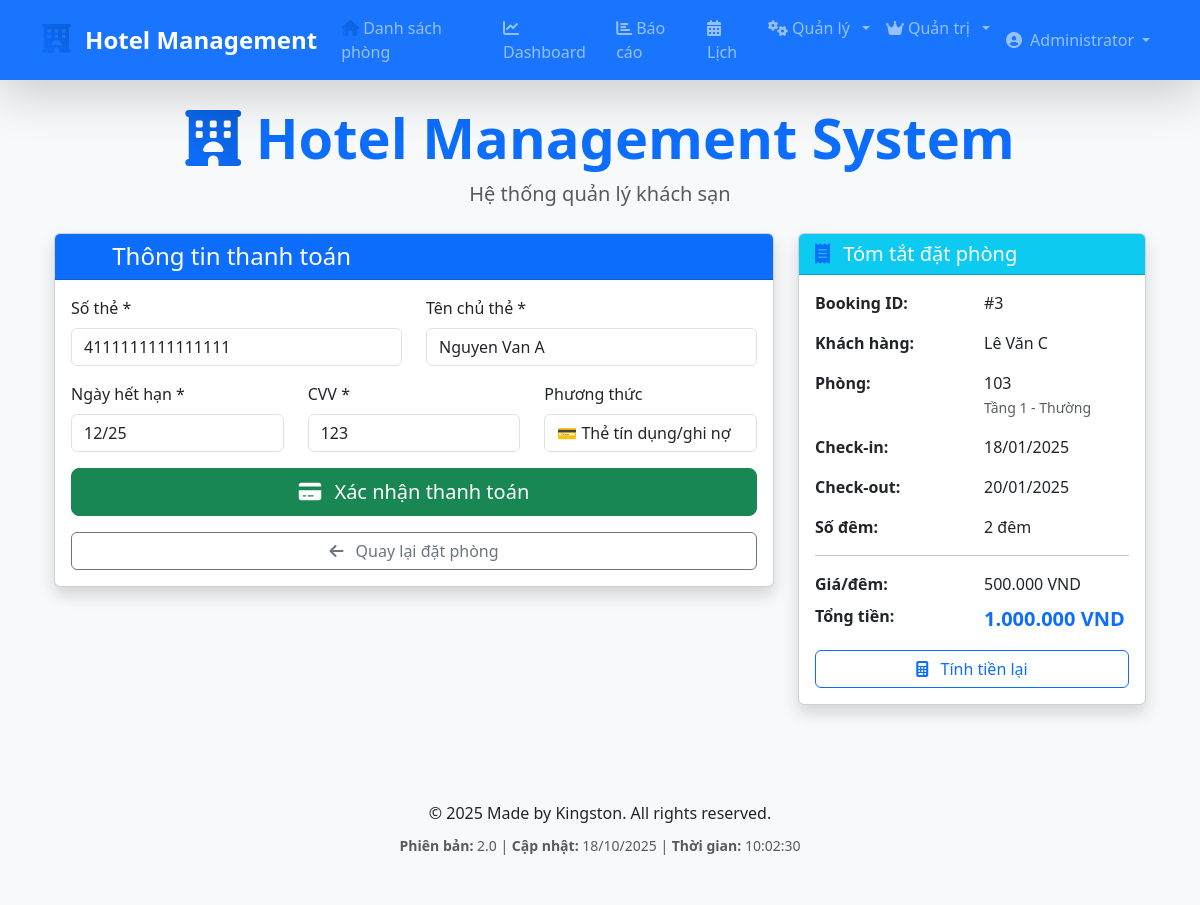
Page /payment_form.php?booking_id=3 (signed in) on the committed database.
### tables this page shows
CREATE TABLE bookings (
    id INT AUTO_INCREMENT PRIMARY KEY,
    guest_id INT NOT NULL,
    room_id INT NOT NULL,
    checkin DATE NOT NULL,
    checkout DATE NOT NULL,
    total_price DECIMAL(10,2) NOT NULL,
    status ENUM('pending_payment', 'booked', 'checked_in', 'checked_out', 'completed', 'cancelled', 'early_checkout') DEFAULT 'pending_payment',
    payment_status ENUM('unpaid', 'paid', 'partial', 'refunded') DEFAULT 'unpaid',
    created_at TIMESTAMP DEFAULT CURRENT_TIMESTAMP,
    updated_at TIMESTAMP DEFAULT CURRENT_TIMESTAMP ON UPDATE CURRENT_TIMESTAMP,
    FOREIGN KEY (guest_id) REFERENCES guests(id) ON DELETE CASCADE,
    FOREIGN KEY (room_id) REFERENCES rooms(id) ON DELETE CASCADE
);

CREATE TABLE guests (
    id INT AUTO_INCREMENT PRIMARY KEY,
    user_id INT NULL,
    name VARCHAR(100) NOT NULL,
    phone VARCHAR(20),
    email VARCHAR(100),
    id_card VARCHAR(20),
    address TEXT,
    created_at TIMESTAMP DEFAULT CURRENT_TIMESTAMP,
    FOREIGN KEY (user_id) REFERENCES users(id) ON DELETE SET NULL
);

CREATE TABLE rooms (
    id INT AUTO_INCREMENT PRIMARY KEY,
    room_number VARCHAR(10) UNIQUE NOT NULL,
    type ENUM('VIP', 'Thường') DEFAULT 'Thường',
    floor INT NOT NULL,
    price DECIMAL(10,2) NOT NULL,
    price_per_night DECIMAL(10,2) NOT NULL,   
    status ENUM('available', 'booked', 'occupied', 'cleaning', 'maintenance') DEFAULT 'available',
    amenities TEXT,
    created_at TIMESTAMP DEFAULT CURRENT_TIMESTAMP
);

### payment_form.php (the view, shortened to what this page needs)
<?php
include "db.php";
$booking_id = isset($_GET['booking_id']) ? (int)$_GET['booking_id'] : 0;
$booking_query = $conn->query("
    SELECT b.*, r.room_number, r.type as room_type, r.floor, r.price,
           g.name as guest_name, g.phone as guest_phone, g.email as guest_email
    FROM bookings b
    JOIN rooms r ON b.room_id = r.id
    JOIN guests g ON b.guest_id = g.id
    WHERE b.id = $booking_id
");
$booking = $booking_query->fetch_assoc();
$checkin = new DateTime($booking['checkin']);
$checkout = new DateTime($booking['checkout']);
$nights = $checkin->diff($checkout)->days;
$total_amount = $booking['price'] * $nights;
include "includes/header.php";
?>
<div class="container-fluid">
    <div class="row">
        <div class="col-lg-8">
            <div class="card shadow mb-4">
                <div class="card-header bg-primary text-white">
                    <h3 class="card-title fs-4 mb-0"><i class="fas fa-credit-card"></i> Thông tin thanh toán</h3>
                </div>
                <div class="card-body">
                    <form method="POST" id="paymentForm">
                        <div class="row">
                            <div class="col-md-6">
                                <div class="mb-3">
                                    <label for="card_number" class="form-label">Số thẻ *</label>
                                    <input type="text" class="form-control" id="card_number" name="card_number"
                                           placeholder="1234 5678 9012 3456" maxlength="19" required>
                                </div>
                            </div>
                            <div class="col-md-6">
                                <div class="mb-3">
                                    <label for="card_name" class="form-label">Tên chủ thẻ *</label>
                                    <input type="text" class="form-control" id="card_name" name="card_name"
                                           placeholder="Nguyen Van A" required>
                                </div>
                            </div>
                        </div>
                        <div class="row">
                            <div class="col-md-4">
                                <div class="mb-3">
                                    <label for="card_expiry" class="form-label">Ngày hết hạn *</label>
                                    <input type="text" class="form-control" id="card_expiry" name="card_expiry"
                                           placeholder="MM/YY" maxlength="5" required>
                                </div>
                            </div>
                            <div class="col-md-4">
                                <div class="mb-3">
                                    <label for="card_cvv" class="form-label">CVV *</label>
                                    <input type="text" class="form-control" id="card_cvv" name="card_cvv"
                                           placeholder="123" maxlength="4" required>
                                </div>
                            </div>
                            <div class="col-md-4">
                                <div class="mb-3">
                                    <label class="form-label">Phương thức</label>
                                    <input type="text" class="form-control" value="💳 Thẻ tín dụng/ghi nợ" readonly>
                                </div>
                            </div>
                        </div>
                        <div class="d-grid gap-2">
                            <button type="submit" name="process_payment" class="btn btn-success btn-lg">
                                <i class="fas fa-credit-card"></i> Xác nhận thanh toán
                            </button>
                        </div>
                        <div class="d-grid gap-2 mt-3">
                            <a href="book.php?room_id=<?php echo $booking['room_id']; ?>" class="btn btn-outline-secondary">
                                <i class="fas fa-arrow-left"></i> Quay lại đặt phòng
                            </a>
                        </div>
                    </form>
                </div>
            </div>
        </div>
        <div class="col-lg-4">
            <div class="card shadow mb-4">
                <div class="card-header bg-info text-white">
                    <h3 class="card-title fs-5 mb-0"><i class="fas fa-receipt"></i> Tóm tắt đặt phòng</h3>
                </div>
                <div class="card-body">
                    <div class="row mb-3">
                        <div class="col-6"><strong>Booking ID:</strong></div>
                        <div class="col-6">#<?php echo $booking['id']; ?></div>
                    </div>
                    <div class="row mb-3">
                        <div class="col-6"><strong>Khách hàng:</strong></div>
                        <div class="col-6"><?php echo htmlspecialchars($booking['guest_name']); ?></div>
                    </div>
                    <div class="row mb-3">
                        <div class="col-6"><strong>Phòng:</strong></div>
                        <div class="col-6">
                            <?php echo $booking['room_number']; ?><br>
                            <small class="text-muted">Tầng <?php echo $booking['floor']; ?> - <?php echo $booking['room_type']; ?></small>
                        </div>
                    </div>
                    <div class="row mb-3">
                        <div class="col-6"><strong>Check-in:</strong></div>
                        <div class="col-6"><?php echo date('d/m/Y', strtotime($booking['checkin'])); ?></div>
                    </div>
                    <div class="row mb-3">
                        <div class="col-6"><strong>Check-out:</strong></div>
                        <div class="col-6"><?php echo date('d/m/Y', strtotime($booking['checkout'])); ?></div>
                    </div>
                    <div class="row mb-3">
                        <div class="col-6"><strong>Số đêm:</strong></div>
                        <div class="col-6"><?php echo $nights; ?> đêm</div>
                    </div>
                    <hr>
                    <div class="row mb-2">
                        <div class="col-6"><strong>Giá/đêm:</strong></div>
                        <div class="col-6"><?php echo number_format($booking['price'], 0, ',', '.'); ?> VND</div>
                    </div>
                    <div class="row mb-3">
                        <div class="col-6"><strong>Tổng tiền:</strong></div>
                        <div class="col-6">
                            <strong class="text-primary fs-5">
                                <?php echo number_format($total_amount, 0, ',', '.'); ?> VND
                            </strong>
                        </div>
                    </div>
                    <div class="d-grid gap-2 mt-3">
                        <button type="button" class="btn btn-outline-primary" onclick="calculateTotal()">
                            <i class="fas fa-calculator"></i> Tính tiền lại
                        </button>
                    </div>
                </div>
            </div>
        </div>
    </div>
</div>
<?php include "includes/footer.php"; ?>

### rows in the picture
bookings: id "3", guest.name "Lê Văn C", room.room_number "103", room.floor "1", room.type "Thường", checkin "18/01/2025", checkout "20/01/2025", nights "2", room.price "500.000", total_amount "1.000.000"

### other values in the picture
$user['full_name'] "Administrator"
